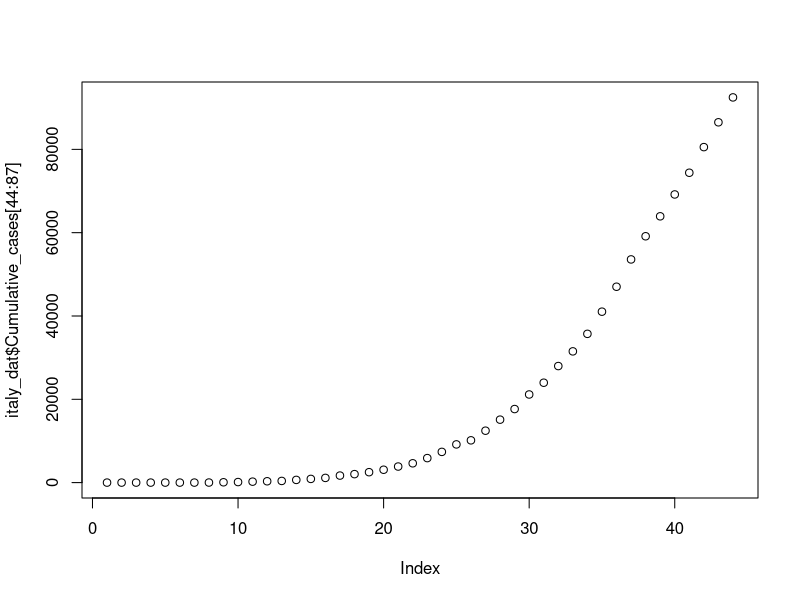

The R source for this figure:
library(tidyverse)
library(pracma)
library(readr)

set.seed(400)

covid_dat <- read.csv("WHO-COVID-19-global-data.csv")

italy_dat <- covid_dat %>%
  filter(Country == "Italy")


plot(italy_dat$Cumulative_cases[44:87]) #italy cum cases 2/15 to 3/29

#erf_fit <- erf(italy_dat$Cumulative_cases) #not sure how to fit this function


# MC simulations

sim <- function(m, n) {
  mat <- matrix(data = NA, nrow = m, ncol = n) 
  
  for (i in 1:m){
    mat[i,] <- rnorm(n, sd = 0.1, mean = 1)
  }
  
  return(mat)
}

cum_days <- italy_dat[44:84,6] #only use cum cases from Feb 15th to March 26th

simulations <- sim(150, 41) #150 simulations for 41 days

mult <- function(x, y){
  new_mat <- matrix(data = NA, nrow = 150, ncol = length(x))
  for (i in 1:length(x)) {
    new_mat[,i] <- x[i]*y[,i]
  }
  return(new_mat)
}

test <- mult(cum_days, simulations)
